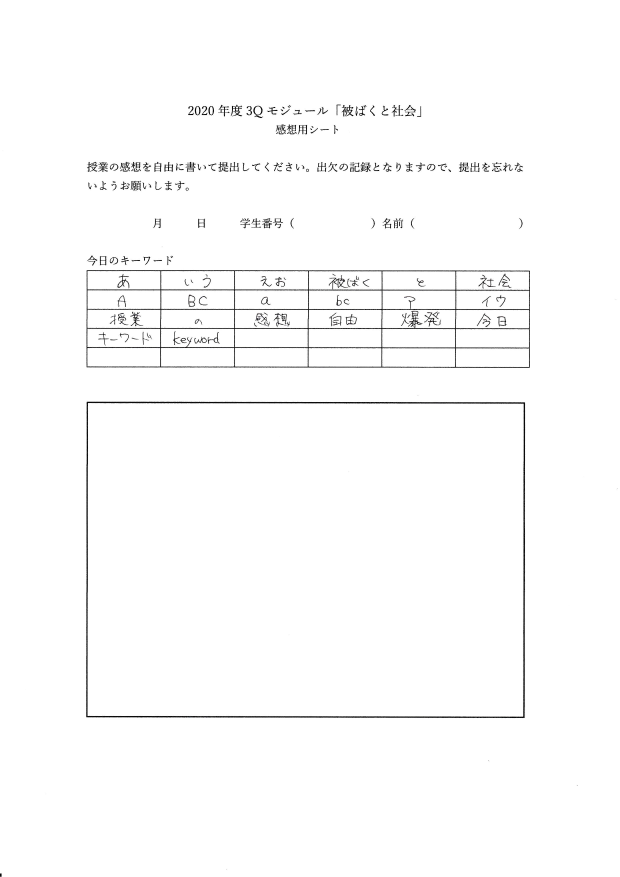
#> input picture app/pdfkeyword_to_excel/temp/aaa.png, 1240 x 1754 px (shown at 1/2 size)
$ python crop.py
#> lines starting #> are read from the running program, lines starting #| are printed output that depends on the picture; after the words box and inside, x2 and y2 are one past the last pixel; in counts of white or black regions, pixels touching at a corner belong together
import numpy as np
import cv2


def main():
    img = cv2.imread('./temp/aaa.png', 0)
#> img: shape (1754, 1240); min 0, max 255, mean 251.5

    ID_img = img[419:472, 588:742]
    h, w   = ID_img.shape
#> h = 53; w = 154
    ratio  = 2
    ID_img = cv2.resize(ID_img, (w*ratio, h*ratio))
#> ID_img: shape (106, 308)
    threshold = 200
    _, ID_img = cv2.threshold(ID_img, threshold, 255, cv2.THRESH_BINARY)
#> ID_img: shape (106, 308); every value is 255
    cv2.imwrite('./result/ID.png', ID_img)

    key_offset_u = 176
    key_offset_v = 543
    key_width    = 143
    key_height   = 35
    margin       = 4

    for i in range(5):
        for j in range(6):
            lt_u = key_offset_u + j*(key_width+margin)  + 2*(j//3)
            lt_v = key_offset_v + i*(key_height+margin)
            lt_v = lt_v if i<3 else lt_v-2
            rb_u = lt_u + key_width
            rb_v = lt_v + key_height

            ## crop
            key_img    = img[lt_v:rb_v, lt_u:rb_u]

            ## resize
            h, w       = key_img.shape
            ratio      = 3
            key_img    = cv2.resize(key_img, (w*ratio, h*ratio))

            ## binalize
            threshold  = 200
            _, key_img = cv2.threshold(key_img, threshold, 255, cv2.THRESH_BINARY)

            ## dilate and erode
            key_img = cv2.erode(key_img, (2,2), iterations=1)
            key_img = cv2.dilate(key_img, (5,5), iterations=1)

            index = j+i*6
            cv2.imwrite('./result/'+str(index)+'.png', key_img)
#> this loop made 5 passes
#> pass 1, in main, `cv2.imwrite('./result/'+str(index)+'.png', key_img)`:
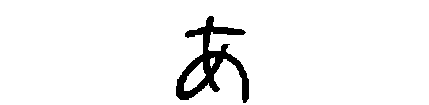
#> saved as 0.png: shape (105, 429); 95.4% white; 1 black region, box (x1, y1, x2, y2) and area: (176, 16, 249, 103) 2071
#> pass 1, in main, `cv2.imwrite('./result/'+str(index)+'.png', key_img)`:
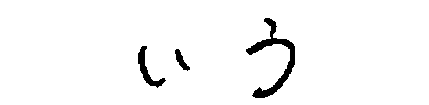
#> saved as 1.png: shape (105, 429); 97% white; 3 black regions, box (x1, y1, x2, y2) and area: (246, 18, 295, 98) 900, (138, 46, 166, 88) 328, (175, 49, 190, 71) 137
#> pass 1, in main, `cv2.imwrite('./result/'+str(index)+'.png', key_img)`:
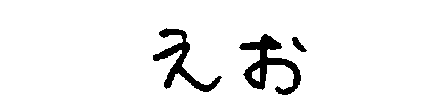
#> saved as 2.png: shape (105, 429); 94.4% white; 3 black regions, box (x1, y1, x2, y2) and area: (239, 34, 301, 95) 1333, (153, 28, 222, 92) 1095, (292, 37, 307, 52) 106
#> pass 1, in main, `cv2.imwrite('./result/'+str(index)+'.png', key_img)`:
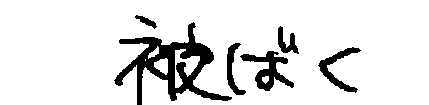
#> saved as 3.png: shape (105, 429); 88.8% white; 6 black regions, box (x1, y1, x2, y2) and area: (114, 22, 232, 105) 2927, (240, 51, 294, 91) 805, (318, 47, 361, 93) 539, (227, 43, 246, 95) 363, (278, 26, 299, 54) 274, (135, 15, 157, 29) 117


if __name__ == '__main__':
    main()
